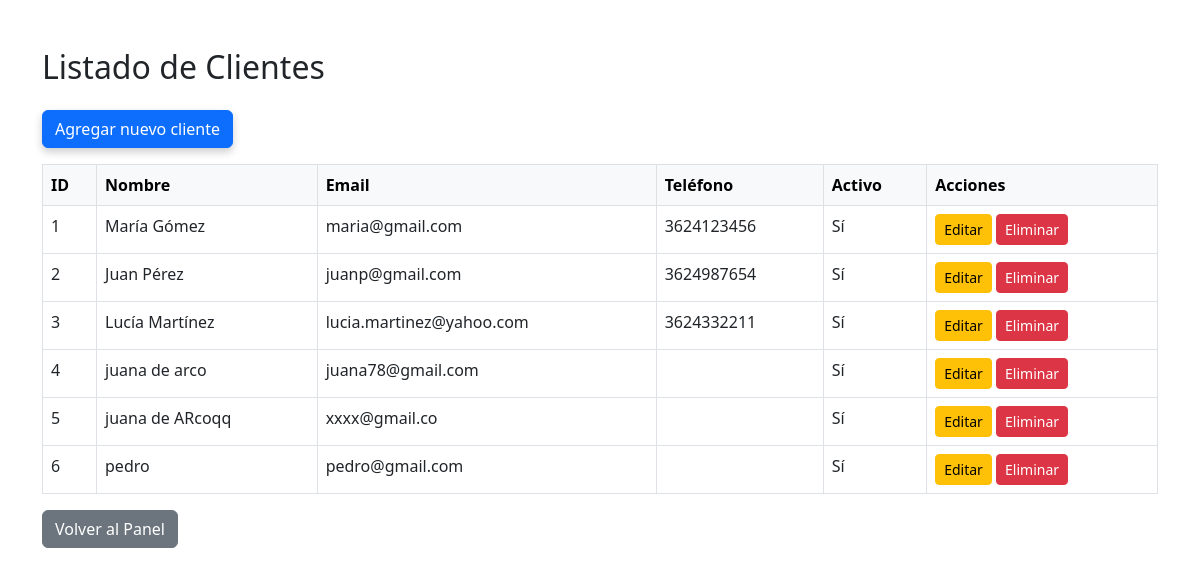
Page /admin_clientes.php (signed in) on the committed database.
### tables this page shows
CREATE TABLE `clientes` (
  `id` int(11) NOT NULL,
  `nombre` varchar(100) NOT NULL,
  `email` varchar(100) NOT NULL,
  `telefono` varchar(20) DEFAULT NULL,
  `activo` tinyint(1) DEFAULT 1,
  `usuario_id` int(11) DEFAULT NULL
);

### admin_clientes.php (the view, shortened to what this page needs)
<?php
require_once __DIR__ . '/config.php';
$sql = "SELECT * FROM clientes";
$resultado = $conexion->query($sql);
$clientes = [];
if ($resultado && $resultado->num_rows > 0) {
    while ($fila = $resultado->fetch_assoc()) {
        $clientes[] = $fila;
    }
}
?>
<!DOCTYPE html>
<html lang="es">
<head>
  <link rel="stylesheet" href="styles/style.css">
  <link href="https://cdn.jsdelivr.net/npm/bootstrap@5.3.0/dist/css/bootstrap.min.css" rel="stylesheet">
</head>
<body>
  <div class="container mt-5">
    <h2 class="mb-4">Listado de Clientes</h2>
    <a href="cliente_nuevo.php" class="btn btn-primary mb-3">Agregar nuevo cliente</a>
    <table class="table table-bordered table-hover">
      <thead class="table-light">
        <tr>
          <th>ID</th>
          <th>Nombre</th>
          <th>Email</th>
          <th>Teléfono</th>
          <th>Activo</th>
          <th>Acciones</th>
        </tr>
      </thead>
      <tbody>
        <?php if (!empty($clientes)): ?>
          <?php foreach ($clientes as $cliente): ?>
            <tr>
              <td><?= $cliente['id'] ?></td>
              <td><?= $cliente['nombre'] ?></td>
              <td><?= $cliente['email'] ?></td>
              <td><?= $cliente['telefono'] ?></td>
              <td><?= $cliente['activo'] ? 'Sí' : 'No' ?></td>
              <td>
                <a href="cliente_editar.php?id=<?= $cliente['id'] ?>" class="btn btn-sm btn-warning">Editar</a>
                <a href="cliente_eliminar.php?id=<?= $cliente['id'] ?>" class="btn btn-sm btn-danger" onclick="return confirm('¿Seguro que deseas eliminar este cliente?')">Eliminar</a>
              </td>
            </tr>
          <?php endforeach; ?>
        <?php else: ?>
          <tr>
            <td colspan="6" class="text-center">No hay clientes registrados.</td>
          </tr>
        <?php endif; ?>
      </tbody>
    </table>
    <a href="panel_admin.php" class="btn btn-secondary">Volver al Panel</a>
  </div>
</body>
</html>

### styles/style.css (style rules this page uses)
:root { --primary-color: #E8DFF4; --secondary-color: #f8f8f8; --text-color: #333; --hover-color: #FBB3B3; --font-family: 'Playfair Display', serif; }
body { font-family: var(--font-family); margin: 0; padding: 0; flex-direction: column; min-height: 100vh; background-color: var(--secondary-color); }
.container { width: 90%; margin: auto; flex: 1; }
.btn-primary { background-color: #FF6666; color: white; border: none; padding: 10px 30px; border-radius: 30px; font-size: 1rem; font-weight: bold; box-shadow: 0 4px 8px rgba(0, 0, 0, 0.2); transition: all 0.3s ease; text-decoration: none; display: inline-block; }

### rows in the picture
clientes: id "1", nombre "María Gómez", email "maria@gmail.com", telefono "3624123456", activo "Sí"
clientes: id "2", nombre "Juan Pérez", email "juanp@gmail.com", telefono "3624987654", activo "Sí"
clientes: id "3", nombre "Lucía Martínez", email "lucia.martinez@yahoo.com", telefono "3624332211", activo "Sí"
clientes: id "4", nombre "juana de arco", email "juana78@gmail.com", activo "Sí"
clientes: id "5", nombre "juana de ARcoqq", email "xxxx@gmail.co", activo "Sí"
clientes: id "6", nombre "pedro", email "pedro@gmail.com", activo "Sí"
